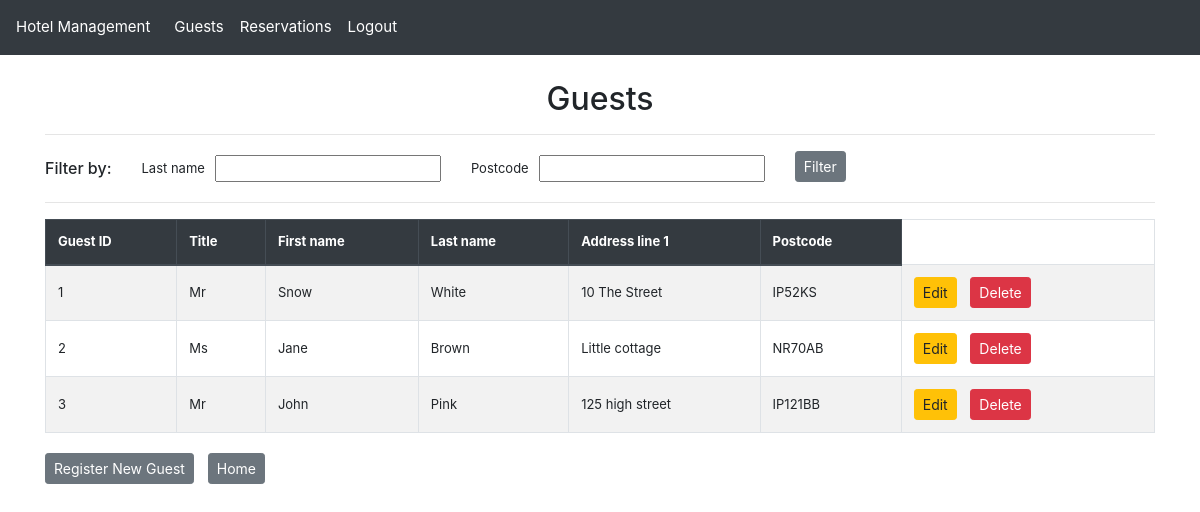
/guest/ (signed in), run on an earlier commit of the app's database.
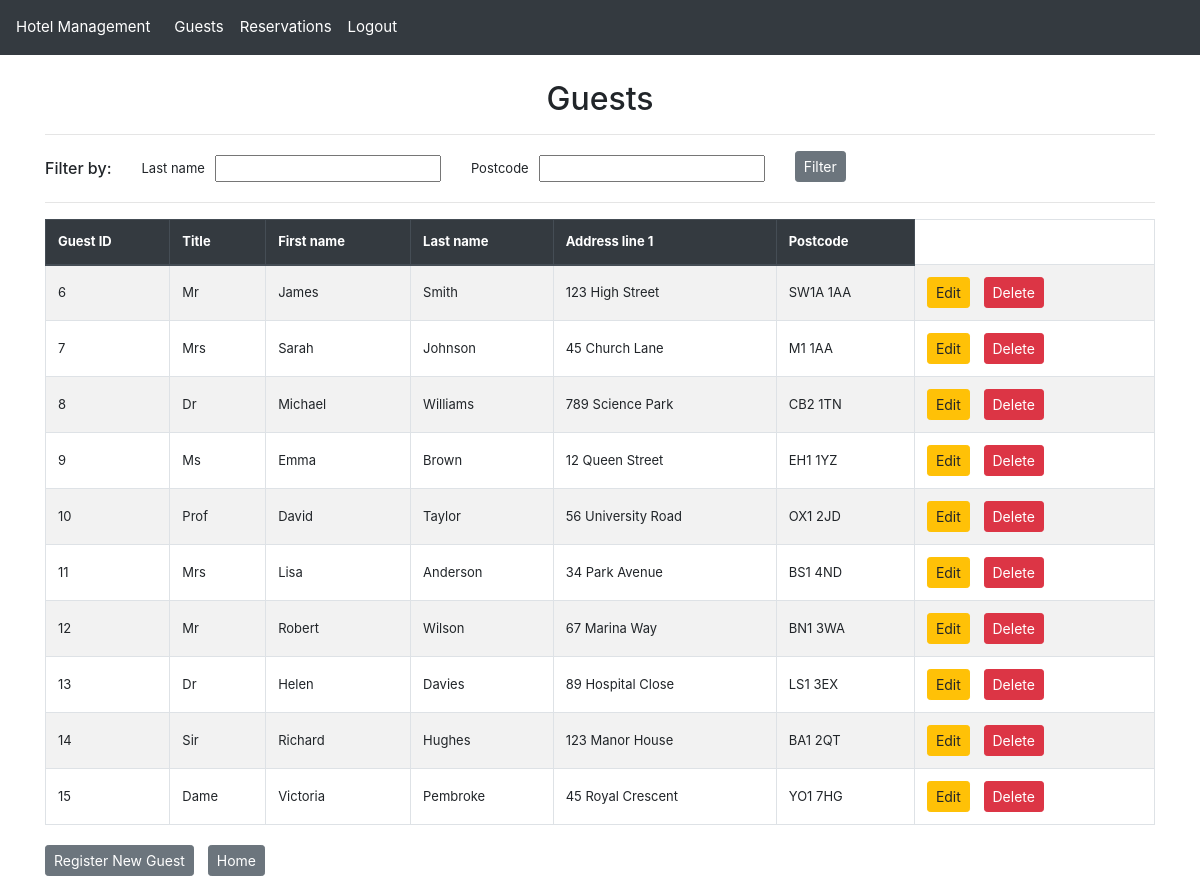
And on a later commit of the database.
### hotel_app/models.py (models this page shows, shortened)
class Guest(models.Model):
    guest_id = models.AutoField(primary_key=True)  # Unique identifier for each guest
    title = models.CharField(
        max_length=10,
        validators=[validate_title]
    )  # Guest's title (Mr., Mrs., Ms., etc.)
    first_name = models.CharField(
        max_length=50,
        validators=[
            RegexValidator(
                r'^[A-Za-z\-\' ]+$',
                message="First name can only contain letters, hyphens, apostrophes and spaces"
            )
        ]
    )  # Guest's first name
    last_name = models.CharField(
        max_length=50,
        validators=[
            RegexValidator(
                r'^[A-Za-z\-\' ]+$',
                message="Last name can only contain letters, hyphens, apostrophes and spaces"
            )
        ]
    )  # Guest's last name
    phone_number = models.CharField(
        max_length=11,
        validators=[
            RegexValidator(
                r'^(07\d{9}|0\d{10})$',
                message="Phone number must be a valid UK number with only digits (e.g., '07123456789' or '02012345678')"
            )
        ]
    )  # Contact phone number
    email = models.EmailField(
        max_length=320,
        validators=[
            RegexValidator(
                r'^[a-zA-Z0-9._%+-]+@[a-zA-Z0-9.-]+\.[a-zA-Z]{2,}$',
                message="Please enter a valid email address"
            )
        ]
    )  # Contact email address
    address_line1 = models.CharField(
        max_length=80,
        validators=[
            RegexValidator(
                r'^[A-Za-z0-9\-\',\. ]+$',
                message="Address can only contain letters, numbers, hyphens, apostrophes, commas, periods and spaces"
            )
        ]
    )  # Primary address line
    address_line2 = models.CharField(
        max_length=80,
        blank=True,
        null=True,
        validators=[
            RegexValidator(
                r'^[A-Za-z0-9\-\',\. ]+$',
                message="Address can only contain letters, numbers, hyphens, apostrophes, commas, periods and spaces"
            )
        ]
    )  # Secondary address line (optional)
    city = models.CharField(
        max_length=80,
        validators=[
            RegexValidator(
                r'^[A-Za-z\-\' ]+$',
                message="City can only contain letters, hyphens, apostrophes and spaces"
            )
        ]
    )  # City of residence
    county = models.CharField(
        max_length=80,
        validators=[
            RegexValidator(
                r'^[A-Za-z\-\' ]+$',
                message="County can only contain letters, hyphens, apostrophes and spaces"
            )
        ]
    )  # County/state/region
    postcode = models.CharField(
        max_length=8,
        validators=[
            RegexValidator(
                r'^([A-Za-z][A-Ha-hJ-Yj-y]?\d[A-Za-z\d]? ?\d[A-Za-z]{2}|GIR ?0A{2})$',
                message="Please enter a valid UK postcode (e.g., 'SW1A 1AA', 'M1 1AA' or 'B338TH')"
            )
        ]
    )  # Postal/ZIP code

### hotel_app/views.py (the view, shortened to what this page needs)
# urls.py: path('guest/', views.guest_list_view, name="guest_list"),  # List all guests
@login_required
def guest_list_view(request):
    guest_filter = GuestFilter(request.GET, queryset=Guest.objects.all())
    validation_errors = []
    if validation_errors:
        from django.contrib import messages
        for error in validation_errors:
            messages.error(request, error)
        guest_filter = GuestFilter(queryset=Guest.objects.all())
    return render(request, 'guest_list.html', {
        'filter': guest_filter
    })

### hotel_app/filters.py (called while the page is built)
    @property
    def qs(self):
        qs = super().qs
        if self.data.get('last_name'):
            is_valid, error = self.validate_last_name(self.data['last_name'])
            if not is_valid:
                logger.warning(f"Invalid last name format: {self.data['last_name']}")
                return self.queryset.none()  # Return empty queryset for invalid input
        return qs

### hotel_app/templatetags/custom_filters.py (called while the page is built)
@register.filter(name='is_in_group')
def is_in_group(user, group_name):
    return user.groups.filter(name=group_name).exists()

### hotel_app/templates/guest_list.html (shortened to what this page needs)
{% extends "guest_list_base.html" %}
{% block heading %}
Guests
{% endblock %}
{% block actions %}
<div class="button-group">
    <a href="{% url 'guest_update' guest.guest_id %}" class="btn btn-warning btn-sm" >Edit</a>
    <a href="{% url 'guest_delete' guest.guest_id %}" class="btn btn-danger btn-sm" >Delete</a>
</div>
{% endblock %}
{% block footer %}
<div class="button-group">
    <a href="{% url 'guest_create' %}?mode=list" class="btn btn-secondary btn-sm">Register New Guest</a>
    <a href="{% url 'home' %}" class="btn btn-secondary btn-sm">Home</a>
</div>
{% endblock %}

### hotel_app/templates/guest_list_base.html (shortened to what this page needs)
{% extends "base.html" %}
{% block content %}
    <h2 class="text-center">{% block heading %}{% endblock %}</h2>
    <hr>
    <div class="row align-items-center">
        <div class="col-auto text-center" style="font-size: 13px; vertical-align: middle;">
            <h6 class="fw-bold mb-0">Filter by:</h6>
        </div>
        <div class="col">
            <form method="get" class="row g-3">
                {% for field in filter.form %}
                <div class="col-md-auto d-flex align-items-center mt-1 mb-1">
                    <label for="{{ field.id_for_label }}" class="form-label fw-bold" style="font-size: 13px; margin-right: 10px; margin-bottom: 0; vertical-align: middle;">{{ field.label }}</label>
                    {{ field }}
                </div>
                {% endfor %}
                <div class="col-md-auto">
                    <button type="submit" class="btn btn-secondary btn-sm">Filter</button>
                </div>
            </form>
        </div>
    </div>
    <hr>
    <table class="table table-bordered table-striped ">
        <thead class="thead-dark">
            <tr>
                <th>Guest ID</th>
                <th>Title</th>
                <th>First name</th>
                <th>Last name</th>
                <th>Address line 1</th>
                <th>Postcode</th>
            </tr>
        </thead>
        <tbody>
            {% for guest in filter.qs %}
            <tr>
                <td>{{ guest.guest_id }} </td>
                <td>{{ guest.title }} </td>
                <td>{{ guest.first_name }} </td>
                <td>{{ guest.last_name }} </td>
                <td>{{ guest.address_line1 }} </td>
                <td>{{ guest.postcode }} </td>
                <td>
                    {% block actions %}{% endblock %}
                </td>
            </tr>
            {% endfor %}
        </tbody>
    </table>
{% endblock %}

### hotel_app/templates/base.html (shortened to what this page needs)
{% load custom_filters %}
{% load static %}
<!DOCTYPE html>
<html lang="en">
<head>
    <link href="https://cdn.jsdelivr.net/npm/bootstrap@4.6.2/dist/css/bootstrap.min.css" rel="stylesheet">
    <link href="https://cdnjs.cloudflare.com/ajax/libs/font-awesome/6.0.0/css/all.min.css" rel="stylesheet">
    <link rel="stylesheet" href="{% static 'css/styles.css' %}">
</head>
<body>
    <nav class="navbar navbar-expand-lg navbar-dark fixed-top">
        <a class="navbar-brand" href="{% url 'home' %}">Hotel Management</a>
        <div class="collapse navbar-collapse" id="navbarNav">
            <ul class="navbar-nav">
                {% if user.is_authenticated %}
                <li class="nav-item">
                    <a class="nav-link" href="{% url 'guest_list' %}">Guests</a>
                </li>
                <li class="nav-item">
                    <a class="nav-link" href="{% url 'reservation_list' %}">Reservations</a>
                </li>
                <li class="nav-item"><a class="nav-link" href="{% url 'logout' %}">Logout</a></li>
                {% else %}
                    <li class="nav-item"><a class="nav-link" href="{% url 'login' %}">Login</a></li>
                {% endif %}
            </ul>
        </div>
    </nav>
    <div class="container">
        {% block content %}{% endblock  %}
    </div>
    <div class="container">
        {% block footer %}{% endblock  %}
    </div>
</body>
</html>

### static/css/styles.css (style rules this page uses)
body { padding-top: 56px; font-size: 14px; }
.navbar { background-color: #343a40; }
.navbar-brand, .nav-link { color: #fff !important; font-size: 15px; }
.container { margin-top: 20px; font-size: 14px; }
.table th, .table td { vertical-align: middle; font-size: 13px; }
.button-group a, button { margin-right: 10px; }

What changed in the data, as far as the page shows it:
removed Guest: guest_id "1", title "Mr", first_name "Snow", last_name "White", address_line1 "10 The Street", postcode "IP52KS"
removed Guest: guest_id "2", title "Ms", first_name "Jane", last_name "Brown", address_line1 "Little cottage", postcode "NR70AB"
removed Guest: guest_id "3", title "Mr", first_name "John", last_name "Pink", address_line1 "125 high street", postcode "IP121BB"
added Guest: guest_id "6", title "Mr", first_name "James", last_name "Smith", address_line1 "123 High Street", postcode "SW1A 1AA"
added Guest: guest_id "7", title "Mrs", first_name "Sarah", last_name "Johnson", address_line1 "45 Church Lane", postcode "M1 1AA"
added Guest: guest_id "8", title "Dr", first_name "Michael", last_name "Williams", address_line1 "789 Science Park", postcode "CB2 1TN"
added Guest: guest_id "9", title "Ms", first_name "Emma", last_name "Brown", address_line1 "12 Queen Street", postcode "EH1 1YZ"
added Guest: guest_id "10", title "Prof", first_name "David", last_name "Taylor", address_line1 "56 University Road", postcode "OX1 2JD"
added Guest: guest_id "11", title "Mrs", first_name "Lisa", last_name "Anderson", address_line1 "34 Park Avenue", postcode "BS1 4ND"
added Guest: guest_id "12", title "Mr", first_name "Robert", last_name "Wilson", address_line1 "67 Marina Way", postcode "BN1 3WA"
added Guest: guest_id "13", title "Dr", first_name "Helen", last_name "Davies", address_line1 "89 Hospital Close", postcode "LS1 3EX"
added Guest: guest_id "14", title "Sir", first_name "Richard", last_name "Hughes", address_line1 "123 Manor House", postcode "BA1 2QT"
added Guest: guest_id "15", title "Dame", first_name "Victoria", last_name "Pembroke", address_line1 "45 Royal Crescent", postcode "YO1 7HG"
